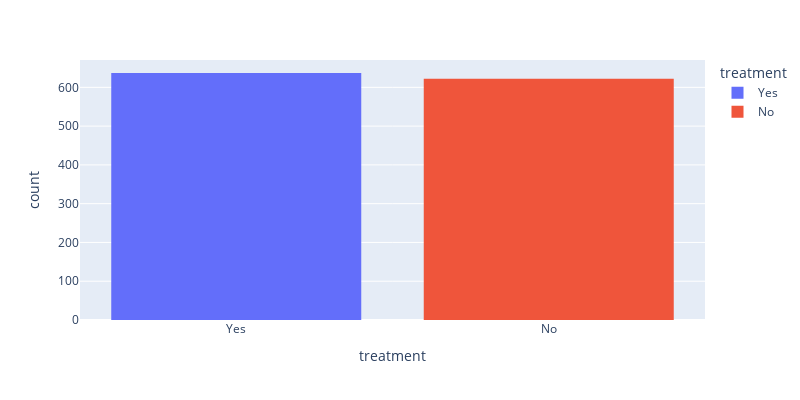

The notebook cell this image was saved under:
### Markdown cell above
Have tech-industry employees sought out treatment for a mental health condition?

### Code cell
#This is our target/dependent variable.
plt.figure(figsize=(8,8))
px.histogram(data, x = 'treatment',color='treatment', width=800, height=400)

### Figure 1 — Plotly figure (JSON) as saved in the notebook; plotly's stock layout.template omitted (floating-point values rounded to 4 significant figures; data arrays with more than 128 entries replaced by an {"elided": "..."} marker saying what was removed)
{"data": [{"alignmentgroup": "True", "bingroup": "x", "hovertemplate": "treatment=%{x}<br>count=%{y}<extra></extra>", "legendgroup": "Yes", "marker": {"color": "#636efa", "pattern": {"shape": ""}}, "name": "Yes", "offsetgroup": "Yes", "orientation": "v", "showlegend": true, "type": "histogram", "x": {"elided": "637 str values"}, "xaxis": "x", "yaxis": "y"}, {"alignmentgroup": "True", "bingroup": "x", "hovertemplate": "treatment=%{x}<br>count=%{y}<extra></extra>", "legendgroup": "No", "marker": {"color": "#EF553B", "pattern": {"shape": ""}}, "name": "No", "offsetgroup": "No", "orientation": "v", "showlegend": true, "type": "histogram", "x": {"elided": "622 str values"}, "xaxis": "x", "yaxis": "y"}], "layout": {"barmode": "relative", "height": 400, "legend": {"title": {"text": "treatment"}, "tracegroupgap": 0}, "margin": {"t": 60}, "width": 800, "xaxis": {"anchor": "y", "categoryarray": ["Yes", "No"], "categoryorder": "array", "domain": [0, 1], "title": {"text": "treatment"}}, "yaxis": {"anchor": "x", "domain": [0, 1], "title": {"text": "count"}}}}
